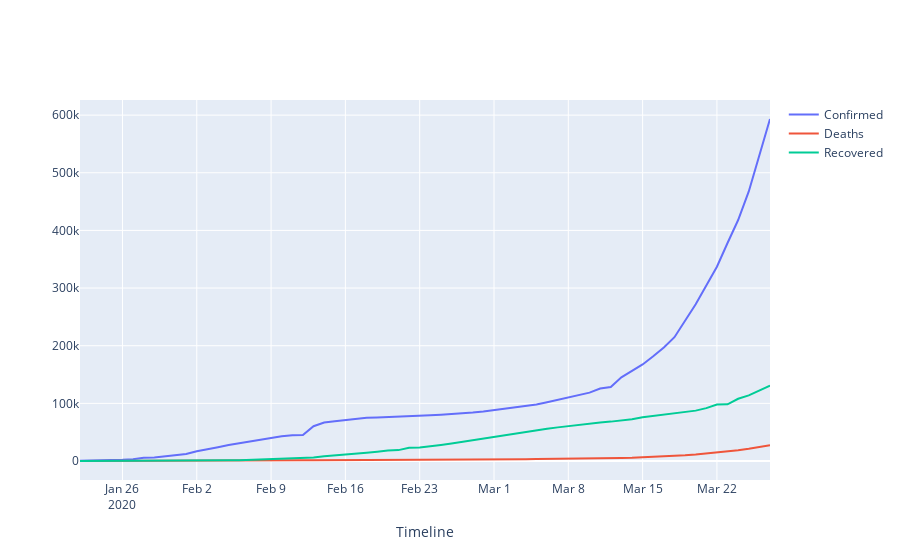

The cell this chart's notebook holds for it:
### Code cell
#Multiple Line Analysis of COVID-19
#Tracking Confirmed, Deaths, Recoveries
fig = make_subplots()

fig.add_trace(
    go.Scatter(x=newdf1["Timeline"], y=newdf1["Covid-19 impact"], name = 'Confirmed'))

fig.add_trace(
    go.Scatter(x=newdf2["Timeline"], y=newdf2["Covid-19 impact"], name = 'Deaths'))

fig.add_trace(
    go.Scatter(x=newdf3["Timeline"], y=newdf3["Covid-19 impact"], name = 'Recovered'))

fig.update_xaxes(title_text="Timeline")


#fig.update_layout(height=500, width=800, title_text="Confirmed,Deaths, and Recoveries of COVID-19")
#fig.show()
#fig.write_image("Overall_Growth_COVID.png")
